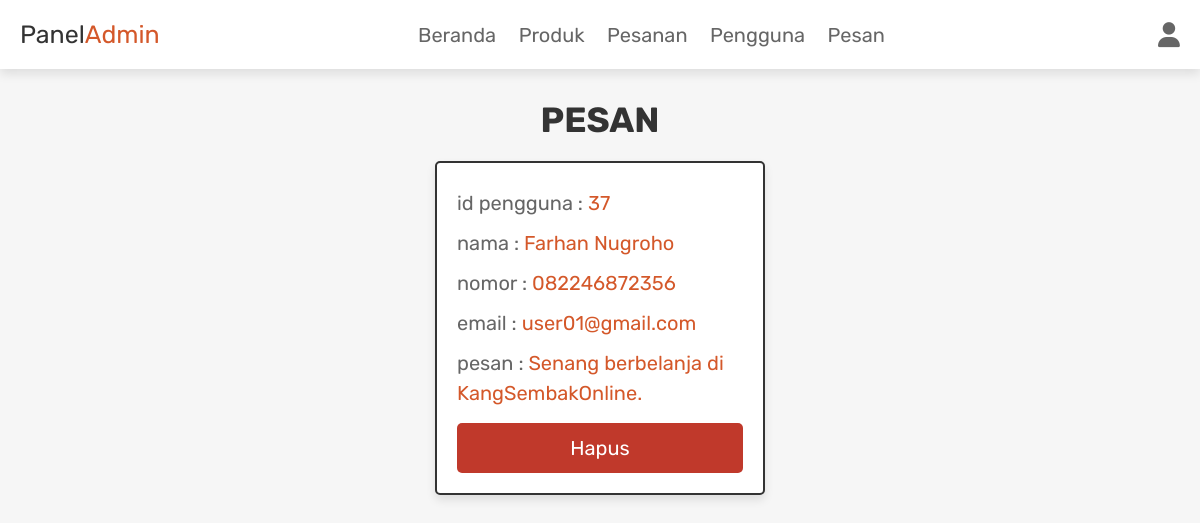
/admin_contacts.php (signed in), run on the app's committed database.
### tables this page shows
CREATE TABLE `message` (
  `id` int(100) NOT NULL,
  `user_id` int(100) NOT NULL,
  `name` varchar(100) NOT NULL,
  `email` varchar(100) NOT NULL,
  `number` varchar(12) NOT NULL,
  `message` varchar(500) NOT NULL
);

### admin_contacts.php (the view, shortened to what this page needs)
<?php
@include 'config.php';
?>
<!DOCTYPE html>
<html lang="en">
<head>
   <link rel="stylesheet" href="https://cdnjs.cloudflare.com/ajax/libs/font-awesome/6.1.1/css/all.min.css">
   <link rel="stylesheet" href="css/admin_style.css">
</head>
<body>
<?php include 'admin_header.php'; ?>
<section class="messages">
   <h1 class="title">pesan</h1>
   <div class="box-container">
   <?php
      $select_message = $conn->prepare("SELECT * FROM `message`");
      $select_message->execute();
      if($select_message->rowCount() > 0){
         while($fetch_message = $select_message->fetch(PDO::FETCH_ASSOC)){
   ?>
   <div class="box">
      <p> id pengguna : <span><?= $fetch_message['user_id']; ?></span> </p>
      <p> nama : <span><?= $fetch_message['name']; ?></span> </p>
      <p> nomor : <span><?= $fetch_message['number']; ?></span> </p>
      <p> email : <span><?= $fetch_message['email']; ?></span> </p>
      <p> pesan : <span><?= $fetch_message['message']; ?></span> </p>
      <a href="admin_contacts.php?delete=<?= $fetch_message['id']; ?>" onclick="return confirm('hapus pesan ini?');" class="delete-btn">hapus</a>
   </div>
   <?php
         }
      }else{
         echo '<p class="empty">anda tidak memiliki pesan!</p>';
      }
   ?>
   </div>
</section>
</body>
</html>

### css/admin_style.css (style rules this page uses)
.messages .box-container { display: grid; grid-template-columns: repeat(auto-fit, 33rem); gap:1.5rem; align-items: flex-start; justify-content:center; }
.messages .box-container .box { border:var(--border); box-shadow: var(--box-shadow); background-color: var(--white); border-radius: .5rem; padding:2rem; }
.messages .box-container .box p { line-height: 1.5; padding:.5rem 0; font-size: 2rem; color:var(--light-color); }
.messages .box-container .box p span { color:#d4582a; }

### css/components.css (style rules this page uses)
:root { --darkorange:#d4582a; --lightorange:#e67e22; --red:#c0392b; --black:#333; --light-color:#666; --white:#fff; --light-bg:#f6f6f6; --border:.2rem solid var(--black); --box-shadow:0 .5rem 1rem rgba(0,0,0,.1); }
* { font-family: 'Rubik', sans-serif; margin:0; padding:0; box-sizing: border-box; outline: none; border:none; text-decoration: none; color:var(--black); }
body { background-color: var(--light-bg); }
html { font-size: 62.5%; overflow-x: hidden; scroll-behavior: smooth; scroll-padding-top: 6.5rem; }
section { padding:3rem 2rem; max-width: 1200px; margin:0 auto; }
.btn, .delete-btn, .option-btn { display: block; width: 100%; margin-top: 1rem; border-radius: .5rem; color:var(--white); font-size: 2rem; padding:1.3rem 3rem; text-transform: capitalize; cursor: pointer; text-align: center; }
.delete-btn { background-color: var(--red); }
.title { text-align: center; margin-bottom: 2rem; text-transform: uppercase; color:var(--black); font-size: 3.5rem; }

### data on the page
message: user "37", name "Farhan Nugroho", number "082246872356", email "user01@gmail.com", message "Senang berbelanja di KangSembakOnline."
